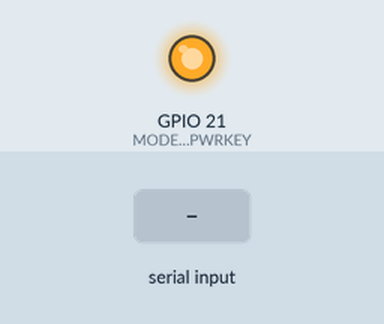
Simulated run of this program. Board: ESP32-S3. Shown: output pins drawn as LEDs (lit = HIGH). The inputs (shaded band) are chosen by the test bench. Pins used as bus, display or sensor lines are not drawn; what the program prints to the serial monitor is not drawn.

Above: at 2.2 s.
At 4.3 s:
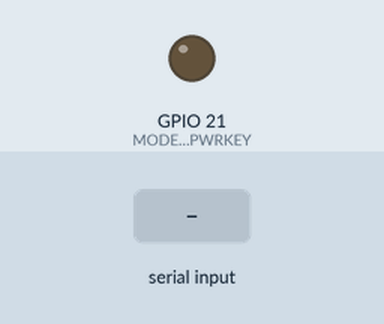
4.4 s: "1" received over the second serial link
Timing chart, 0 to 7.4 s (numbered marks = the images above; inputs shaded):
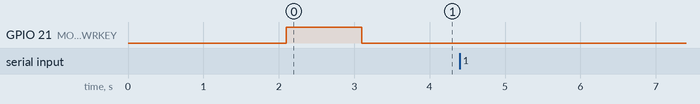

The program:

main.cpp
```cpp
/*

  SerialPassthrough sketch

  Some boards, like the Arduino 101, the MKR1000, Zero, or the Micro, have one

  hardware serial port attached to Digital pins 0-1, and a separate USB serial

  port attached to the IDE Serial Monitor. This means that the "serial

  passthrough" which is possible with the Arduino UNO (commonly used to interact

  with devices/shields that require configuration via serial AT commands) will

  not work by default.

  This sketch allows you to emulate the serial passthrough behaviour. Any text

  you type in the IDE Serial monitor will be written out to the serial port on

  Digital pins 0 and 1, and vice-versa.

  On the 101, MKR1000, Zero, and Micro, "Serial" refers to the USB Serial port

  attached to the Serial Monitor, and "Serial1" refers to the hardware serial

  port attached to pins 0 and 1. This sketch will emulate Serial passthrough

  using those two Serial ports on the boards mentioned above, but you can change

  these names to connect any two serial ports on a board that has multiple ports.

  created 23 May 2016

  by Erik Nyquist

*/

#include <Arduino.h>


#define MODEM_POWER_ON 3
#define MODEM_PWRKEY 21

#define MODEM_RX 18
#define MODEM_TX 17

#define SerialMon Serial0
#define SerialAT Serial1

#define BAUD_RATE 115200

void setup() {

  SerialMon.begin(BAUD_RATE);
  SerialAT.begin(BAUD_RATE, SERIAL_8N1, MODEM_RX, MODEM_TX);

  SerialMon.println("Starting - console\n");

  pinMode(MODEM_PWRKEY, OUTPUT);
  pinMode(MODEM_POWER_ON, OUTPUT);

  // Turn off modem
  digitalWrite(MODEM_POWER_ON, LOW);
  delay(1000);
  // Turn on the Modem power first
  digitalWrite(MODEM_POWER_ON, HIGH);
  delay(1000);

  // Pull down PWRKEY for more than 1 second according to manual requirements
  digitalWrite(MODEM_PWRKEY, LOW);
  delay(100);
  digitalWrite(MODEM_PWRKEY, HIGH);
  delay(1000);
  digitalWrite(MODEM_PWRKEY, LOW);
}

void loop() {

  if (SerialMon.available()) {      // If anything comes in Serial (USB),
    SerialAT.write(SerialMon.read());   // read it and send it out Serial1 (pins 0 & 1)
  }

  if (SerialAT.available()) {     // If anything comes in Serial1 (pins 0 & 1)

    SerialMon.write(SerialAT.read());   // read it and send it out Serial (USB)

  }
}
```

Measured:
- after the input at 4.4 s, every drawn part: stays the same
